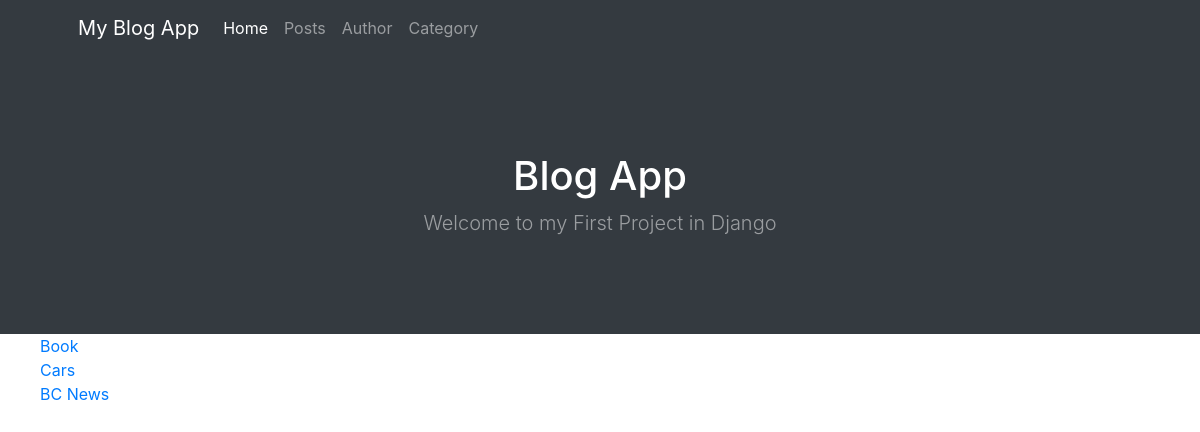
Page /blog/posts/ on the committed database.
### BlogApp/models.py (models this page shows, shortened)
class Post(models.Model):
    title=models.CharField(max_length=50)
    content=models.TextField()
    author=models.ForeignKey(Author,on_delete=models.CASCADE)
    publication_date=models.DateTimeField()
    category=models.ForeignKey(Category,on_delete=models.CASCADE)

### BlogApp/views.py (the view)
# urls.py: path('posts/',views.post_list, name='posts'),
def post_list(request):
    all_post=Post.objects.all()
    return render(request, 'BlogApp/post_list.html', {'post': all_post})

### BlogApp/templates/BlogApp/post_list.html
{% extends 'base.html' %}
{% block content %}
 <ul>
    {% for p in post %}
        <a href="{% url 'my' p.id %}">{{p.title}} <br></a>
    {% endfor %}
</ul>
{% endblock %}

### rows in the picture
Post: title "Book"
Post: title "Cars"
Post: title "BC News"
